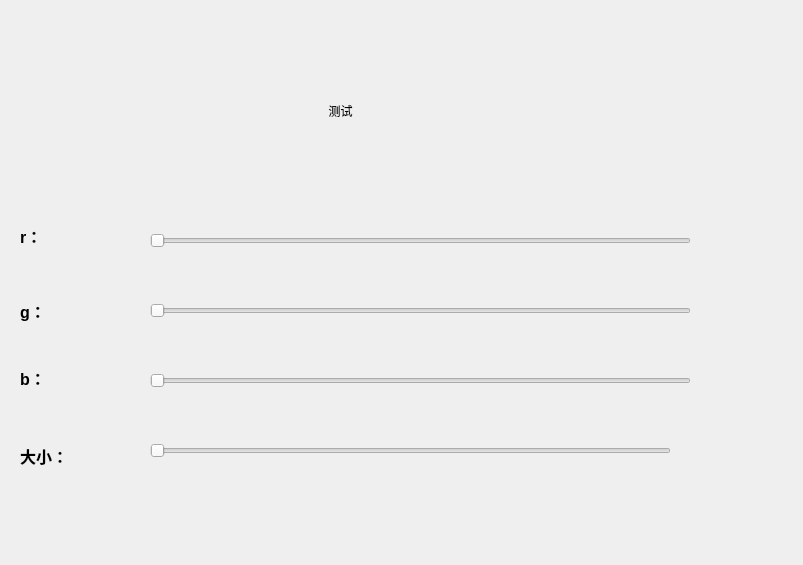
<?xml version="1.0" encoding="UTF-8"?>
<ui version="4.0">
 <class>Form</class>
 <widget class="QWidget" name="Form">
  <property name="geometry">
   <rect>
    <x>0</x>
    <y>0</y>
    <width>803</width>
    <height>565</height>
   </rect>
  </property>
  <property name="windowTitle">
   <string>Form</string>
  </property>
  <widget class="QSlider" name="r">
   <property name="geometry">
    <rect>
     <x>150</x>
     <y>230</y>
     <width>541</width>
     <height>22</height>
    </rect>
   </property>
   <property name="orientation">
    <enum>Qt::Horizontal</enum>
   </property>
  </widget>
  <widget class="QSlider" name="g">
   <property name="geometry">
    <rect>
     <x>150</x>
     <y>300</y>
     <width>541</width>
     <height>22</height>
    </rect>
   </property>
   <property name="orientation">
    <enum>Qt::Horizontal</enum>
   </property>
  </widget>
  <widget class="QSlider" name="b">
   <property name="geometry">
    <rect>
     <x>150</x>
     <y>370</y>
     <width>541</width>
     <height>22</height>
    </rect>
   </property>
   <property name="orientation">
    <enum>Qt::Horizontal</enum>
   </property>
  </widget>
  <widget class="QLabel" name="label">
   <property name="geometry">
    <rect>
     <x>20</x>
     <y>370</y>
     <width>51</width>
     <height>16</height>
    </rect>
   </property>
   <property name="font">
    <font>
     <pointsize>12</pointsize>
     <weight>75</weight>
     <bold>true</bold>
    </font>
   </property>
   <property name="text">
    <string>b：</string>
   </property>
  </widget>
  <widget class="QLabel" name="label_2">
   <property name="geometry">
    <rect>
     <x>20</x>
     <y>300</y>
     <width>51</width>
     <height>21</height>
    </rect>
   </property>
   <property name="font">
    <font>
     <pointsize>12</pointsize>
     <weight>75</weight>
     <bold>true</bold>
    </font>
   </property>
   <property name="text">
    <string>g：</string>
   </property>
  </widget>
  <widget class="QLabel" name="label_3">
   <property name="geometry">
    <rect>
     <x>20</x>
     <y>220</y>
     <width>41</width>
     <height>31</height>
    </rect>
   </property>
   <property name="font">
    <font>
     <pointsize>12</pointsize>
     <weight>75</weight>
     <bold>true</bold>
    </font>
   </property>
   <property name="text">
    <string>r：</string>
   </property>
  </widget>
  <widget class="QLabel" name="label_4">
   <property name="geometry">
    <rect>
     <x>20</x>
     <y>440</y>
     <width>72</width>
     <height>31</height>
    </rect>
   </property>
   <property name="font">
    <font>
     <pointsize>12</pointsize>
     <weight>75</weight>
     <bold>true</bold>
    </font>
   </property>
   <property name="text">
    <string>大小：</string>
   </property>
  </widget>
  <widget class="QSlider" name="font_size">
   <property name="geometry">
    <rect>
     <x>150</x>
     <y>440</y>
     <width>521</width>
     <height>22</height>
    </rect>
   </property>
   <property name="orientation">
    <enum>Qt::Horizontal</enum>
   </property>
  </widget>
  <widget class="QLabel" name="label_5">
   <property name="geometry">
    <rect>
     <x>100</x>
     <y>40</y>
     <width>481</width>
     <height>141</height>
    </rect>
   </property>
   <property name="text">
    <string>测试</string>
   </property>
   <property name="alignment">
    <set>Qt::AlignCenter</set>
   </property>
  </widget>
 </widget>
 <resources/>
 <connections/>
</ui>
